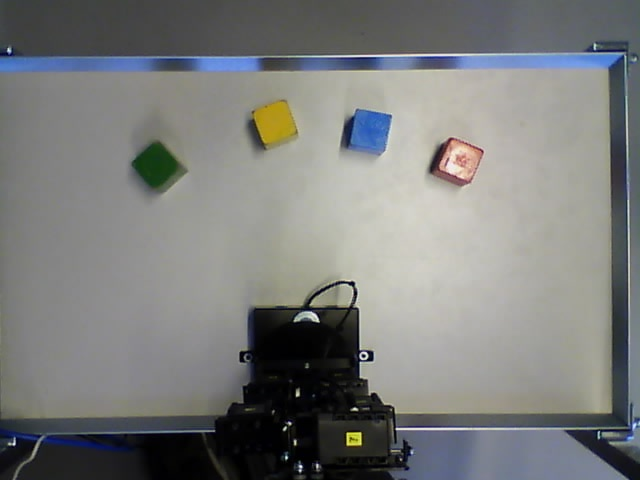
#> input picture doc/test.jpg, 640 x 480 px, found by its file name
$ python opencvexample.py   (Python 2 division)   (older library calls are emulated)
#> lines starting #> are read from the running program, lines starting #| are printed output that depends on the picture; after the words box and inside, x2 and y2 are one past the last pixel; in counts of white or black regions, pixels touching at a corner belong together
#!/usr/bin/env python
import cv2
import urllib
import numpy as np
import math

def get_from_webcam():
    """
    Fetches an image from the webcam
    """
    print "try fetch from webcam..."
    stream=urllib.urlopen('http://192.168.0.20/image/jpeg.cgi')
    bytes=''
    bytes+=stream.read(64500)
    a = bytes.find('\xff\xd8')
    b = bytes.find('\xff\xd9')

    if a != -1 and b != -1:
        jpg = bytes[a:b+2]
        bytes= bytes[b+2:]
        i = cv2.imdecode(np.fromstring(jpg, dtype=np.uint8),cv2.CV_LOAD_IMAGE_COLOR)
        return i
    else:
        print "did not receive image, try increasing the buffer size in line 13:"

def get_from_file(filename):
    """
    Loads image from file
    """
#> called with filename = 'test.jpg'
    print "loading from file..."
    return cv2.imread(filename)
#> returned value is the input picture: shape (480, 640, 3); mean B, G, R 123.5, 124.8, 123.4
#> `hsv = cv2.cvtColor(image, cv2.COLOR_BGR2HSV)`: hsv: shape (480, 640, 3); mean H, S, V 50.8, 27.1, 129.3

def get_bricks(contours):
    """
    For each contour in contours
        approximate the contours such that small variations are removed
        calulate the area of the contour
        if the area is within the desired range we append the box points to the
        bricks.
    """
    bricks = []
    for cnt in contours:
        epsilon = 0.1*cv2.arcLength(cnt,True)
        approx = cv2.approxPolyDP(cnt,epsilon,True)
        rect = cv2.minAreaRect(approx)
        area = cv2.contourArea(approx)
        box = cv2.cv.BoxPoints(rect)
        box = box = np.int0(box)
        if area > 500 and area < 2400:
            bricks.append(box)
    return bricks


def extract_single_color_range(image,hsv,lower,upper):
    """
    Calculates a mask for which all pixels within the specified range is set to 1
    the ands this mask with the provided image such that color information is
    still present, but only for the specified range
    """
    mask = cv2.inRange(hsv, lower, upper)
#> mask: shape (480, 640); 6.9% white; 94 white regions (73 under 20 px)
    res = cv2.bitwise_and(image,image, mask= mask)
    return res

def threshold_image(image,debug=False):
    """
    Thresholds the image within the desired range and then dilates with a 3x3 matrix
    such that small holes are filled. Afterwards the 'blobs' are closed using a
    combination of dilate and erode
    """
#> called with debug = True
    ret,th1 = cv2.threshold(image,50,255,cv2.THRESH_BINARY)
    if debug: cv2.imshow('th1',th1)
    resdi = cv2.dilate(th1,np.ones((3,3),np.uint8))
    if debug: cv2.imshow('dilated',resdi)
    closing = cv2.morphologyEx(resdi, cv2.MORPH_CLOSE,np.ones((5,5),np.uint8))
    if debug: cv2.imshow('closing',closing)

    return closing

def contours(image,debug=False):
    """
    Extract the contours of the image by first converting it to grayscale and then
    call findContours
    """
#> called with debug = True
    imgray = cv2.cvtColor(image,cv2.COLOR_BGR2GRAY)
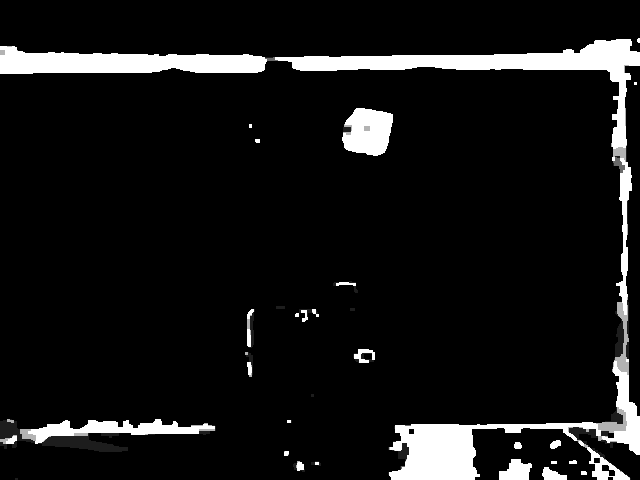
#> imgray: shape (480, 640); min 0, max 255, mean 21.7
    if debug: cv2.imshow('gray_scale_contour',imgray)
    contours, hierarchy = cv2.findContours(imgray,cv2.RETR_TREE,cv2.CHAIN_APPROX_SIMPLE)
#> contours = 32 contours, 13 with area under 20; largest, box (x1, y1, x2, y2) and area: (0, 39, 640, 480) 20477, (0, 419, 216, 452) 3184, (342, 108, 393, 156) 1856, (499, 459, 532, 480) 438, (353, 349, 375, 363) 226

    return contours,hierarchy


def do_full(image,hsv,upper,lower,debug=False):
    """
    Main methods for processing an image and detect rectangles in the given
    hsv color range

    set debug to True in order to show the intermediate images
    """
    single_color_img = extract_single_color_range(image,hsv,lower,upper)
    if debug:
        cv2.imshow('single_color_img',single_color_img)
    single_channel = threshold_image(single_color_img,debug)
    if debug:
        cv2.imshow('single_channel',single_channel)
    cont,hierarchy = contours(single_channel,debug)
#> cont has the same summary as contours in contours

    if debug:
        for i,cnt in enumerate(cont):
            cv2.drawContours(single_channel,cont,i,(0,0,255),2)
#> this loop made 32 passes
#> cnt on passes 1, 4, 9, 12, 14, 20, 21, 24, 26: [[15, 478], [15, 479], [17, 479], [17, 478]], [[551, 461], [551, 463], [556, 463], [556, 461]], [[284, 451], [284, 455], [288, 455], [288, 451]], [[287, 420], [287, 422], [291, 422], [291, 420]], [[311, 394], [311, 396], [313, 396], [313, 394]], [[350, 308], [350, 310], [354, 310], [354, 308]], [[276, 306], [276, 308], [284, 308], [284, 306]], [[249, 124], [249, 127], [251, 127], [251, 124]], [[634, 82], [634, 84], [636, 84], [636, 82]]
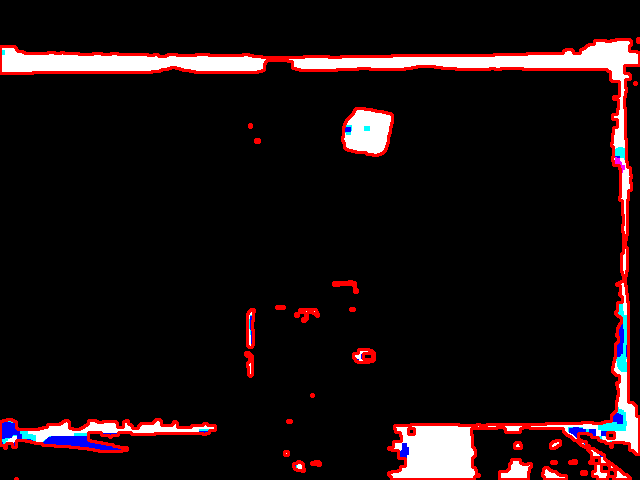
#> single_channel: shape (480, 640, 3); mean B, G, R 16.4, 15.2, 26.3
    if debug: cv2.imshow('contours',single_channel)

    return get_bricks(cont)
#> the loop in get_bricks, `for cnt in contours:` made 32 passes
#> (epsilon, approx, rect, area, box) on passes 3, 6, 8, 10: (6.61, [[543, 469], [544, 479], [566, 479]], ((552.8, 478), (8.77, 25.08), -66.5), 110, [[562, 487], [539, 477], [543, 469], [566, 479]]), (3.67, [[293, 464], [294, 469], [304, 471], [301, 462]], ((298.4, 467.5), (9.22, 9.46), -14.04), 63, [[295, 473], [292, 464], [301, 461], [304, 471]]), (10.07, [[499, 471], [528, 479], [531, 464]], ((515.5, 467.6), (15.26, 30.08), -74.58), 229.5, [[528, 479], [499, 471], [503, 456], [532, 464]]), (2.31, [[515, 442], [514, 447], [520, 448], [520, 443]], ((517.5, 445.1), (5.1, 6.08), -78.69), 28, [[519, 448], [514, 447], [515, 442], [520, 443]])
#> after the loop in get_bricks, `for cnt in contours:`: bricks = [[[383, 155], [344, 147], [352, 105], [392, 114]]]

def show_bricks(image,bricks,color):
    for b in bricks:
        cv2.drawContours(image,[b],0,color,2)

image = get_from_file('test.jpg')
#image = get_from_webcam()
cv2.imshow('raw',image)

hsv = cv2.cvtColor(image, cv2.COLOR_BGR2HSV)

lower_blue = np.array([100,50,50])
upper_blue = np.array([130,255,255])

lower_green = np.array([35,50,50])
upper_green = np.array([90,255,255])

lower_yellow = np.array([20,50,50])
upper_yellow = np.array([30,255,255])

lower_red = np.array([0,50,50])
upper_red = np.array([20,255,255])


blue_bricks = do_full(image,hsv,upper_blue,lower_blue,True)
#> blue_bricks = [[[383, 155], [344, 147], [352, 105], [392, 114]]]
green_bricks = do_full(image,hsv,upper_green,lower_green)
#> in extract_single_color_range (call 2), `mask = cv2.inRange(hsv, lower, upper)`:
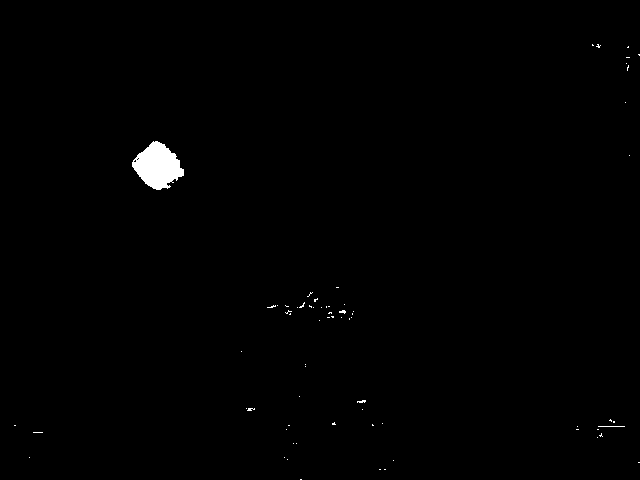
#> mask: shape (480, 640); 0.62% white; 69 white regions (67 under 20 px)
#> in contours (call 2), `contours, hierarchy = cv2.findContours(imgray,cv2.RETR_TREE,cv2.CHAIN_..`: contours = 31 contours, 19 with area under 20; largest, box (x1, y1, x2, y2) and area: (131, 140, 185, 191) 1772, (596, 418, 626, 439) 150, (296, 291, 319, 309) 124, (338, 303, 355, 321) 87, (320, 305, 335, 319) 80
#> in do_full (call 2), `cont,hierarchy = contours(single_channel,debug)`: cont has the same summary as contours in contours
#> the loop in get_bricks (call 2), `for cnt in contours:` made 31 passes
#> (epsilon, approx, rect, area, box) on passes 13, 14, 15, 19: (9.76, [[625, 425], [609, 418], [596, 438]], ((607.9, 425.6), (31.78, 12.93), -24.15), 205.5, [[595, 438], [590, 426], [619, 413], [624, 425]]), (2.68, [[245, 407], [246, 411], [255, 410], [255, 407]], ((250, 409), (4, 10), -90), 33.5, [[255, 411], [245, 411], [245, 407], [255, 407]]), (3.97, [[356, 400], [363, 410], [366, 399]], ((361.5, 404.8), (10.05, 10.65), -5.71), 53.5, [[357, 410], [356, 400], [366, 399], [367, 409]]), (5.31, [[320, 306], [334, 318], [330, 305]], ((329.4, 309.2), (7.27, 18.44), -49.4), 67, [[334, 317], [320, 305], [324, 300], [338, 312]])
#> green_bricks = [[[164, 193], [130, 167], [151, 140], [185, 166]]]
yellow_bricks = do_full(image,hsv,upper_yellow,lower_yellow)
#> in extract_single_color_range (call 3), `mask = cv2.inRange(hsv, lower, upper)`: mask: shape (480, 640); 0.74% white; 56 white regions (46 under 20 px)
#> in contours (call 3), `contours, hierarchy = cv2.findContours(imgray,cv2.RETR_TREE,cv2.CHAIN_..`: contours = 21 contours, 9 with area under 20; largest, box (x1, y1, x2, y2) and area: (250, 97, 300, 151) 1921, (345, 431, 366, 450) 278, (313, 301, 349, 318) 260, (383, 404, 448, 415) 154, (591, 400, 611, 415) 106
#> in do_full (call 3), `cont,hierarchy = contours(single_channel,debug)`: cont has the same summary as contours in contours
#> yellow_bricks = [[[262, 150], [249, 111], [287, 99], [300, 138]]]
red_bricks = do_full(image,hsv,upper_red,lower_red)
#> in extract_single_color_range (call 4), `mask = cv2.inRange(hsv, lower, upper)`: mask: shape (480, 640); 0.37% white; 28 white regions (25 under 20 px)
#> in contours (call 4), `contours, hierarchy = cv2.findContours(imgray,cv2.RETR_TREE,cv2.CHAIN_..`: contours = 16 contours, 10 with area under 20; largest, box (x1, y1, x2, y2) and area: (431, 136, 485, 187) 1681, (446, 161, 458, 174) 100, (344, 445, 365, 450) 53, (445, 173, 453, 180) 40, (334, 305, 351, 309) 35, (456, 178, 463, 185) 34
#> in do_full (call 4), `cont,hierarchy = contours(single_channel,debug)`: cont has the same summary as contours in contours

show_bricks(image,blue_bricks,(255,0,0))
#> the loop in show_bricks, `for b in bricks:` made 1 pass
#> b on pass 1: [[383, 155], [344, 147], [352, 105], [392, 114]]
#> after the loop in show_bricks, `for b in bricks:`:
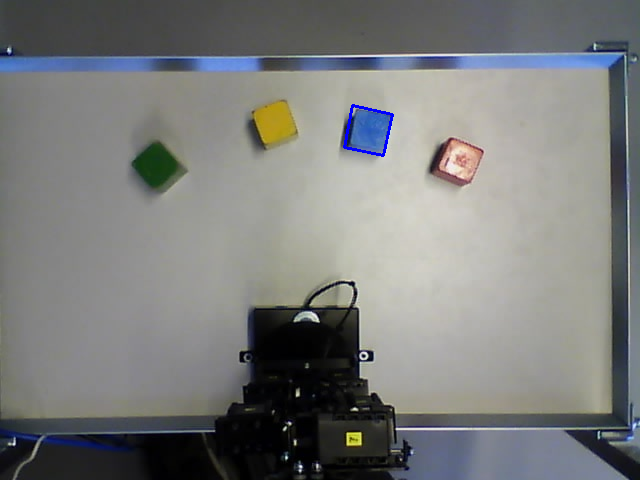
#> image: shape (480, 640, 3); 0.16% of pixels changed, all inside (x1, y1, x2, y2) = (343, 104, 394, 157)
show_bricks(image,green_bricks,(0,255,0))
#> call 2 of show_bricks, with color = (0, 255, 0)
#> the loop in show_bricks (call 2), `for b in bricks:` made 1 pass
#> b on pass 1: [[164, 193], [130, 167], [151, 140], [185, 166]]
#> after the loop in show_bricks (call 2), `for b in bricks:`:
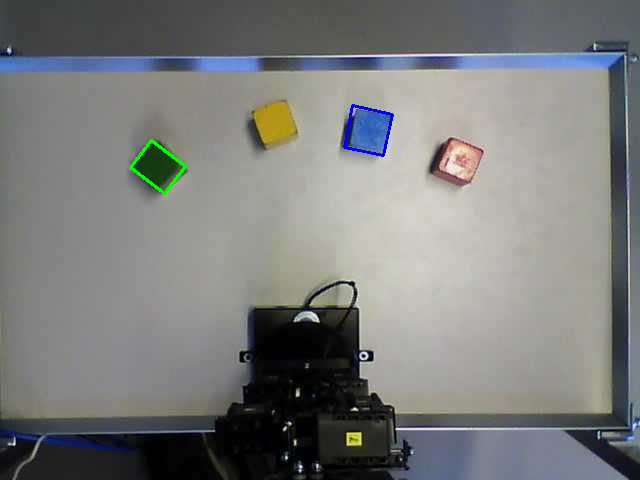
#> image: shape (480, 640, 3); 0.16% of pixels changed, all inside (x1, y1, x2, y2) = (129, 139, 187, 195)
show_bricks(image,yellow_bricks,(0,255,255))
#> call 3 of show_bricks, with color = (0, 255, 255)
#> the loop in show_bricks (call 3), `for b in bricks:` made 1 pass
#> b on pass 1: [[262, 150], [249, 111], [287, 99], [300, 138]]
#> after the loop in show_bricks (call 3), `for b in bricks:`:
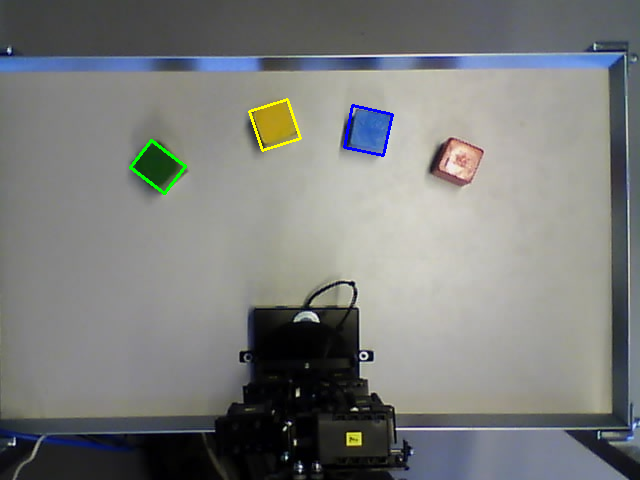
#> image: shape (480, 640, 3); 0.15% of pixels changed, all inside (x1, y1, x2, y2) = (248, 98, 302, 152)
show_bricks(image,red_bricks,(0,0,255))
#> call 4 of show_bricks, with color = (0, 0, 255)
#> the loop in show_bricks (call 4), `for b in bricks:` made 1 pass
#> b on pass 1: [[465, 191], [431, 175], [449, 135], [484, 152]]
#> after the loop in show_bricks (call 4), `for b in bricks:`:
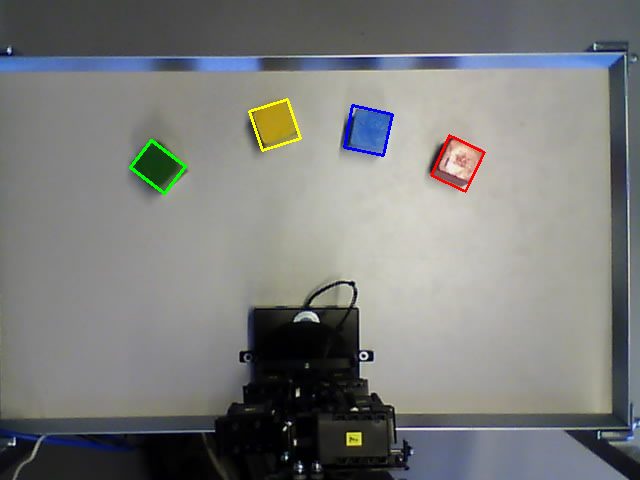
#> image: shape (480, 640, 3); 0.14% of pixels changed, all inside (x1, y1, x2, y2) = (430, 134, 486, 193)

cv2.imshow('result',image)
cv2.imwrite('result.jpg',image)
key = cv2.waitKey(0)
#> (key Esc is pressed here)
if key == 27:
    exit(0)
#> (the program exits here)
